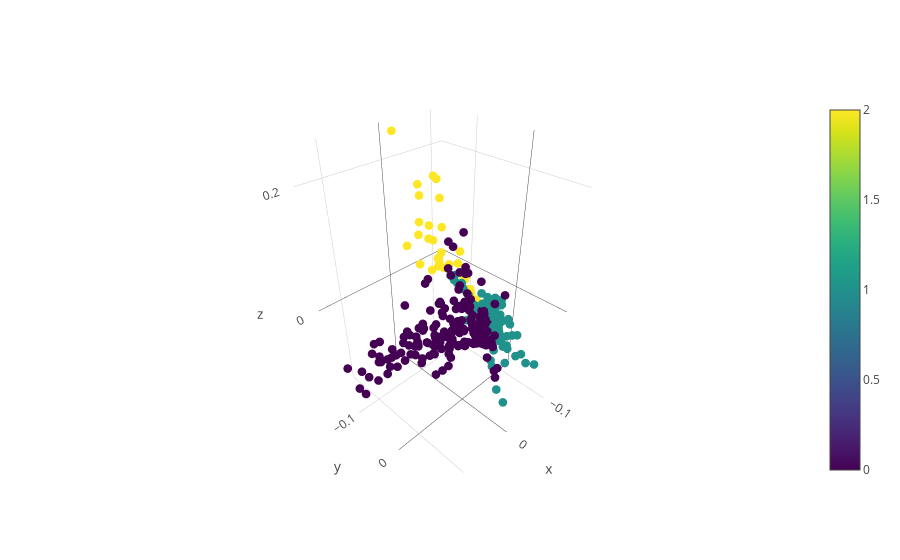

This figure's notebook cell:
### Code cell
iplot([go.Scatter3d(
    x = pack_stats_lle[:,0],
    y = pack_stats_lle[:,1],
    z = pack_stats_lle[:,2],
    text =  pack_stats.loc[:,"number"].values,
    mode = 'markers',
     marker=dict(
         color = pack_kmeans.points_cluster,
        colorscale='Viridis',
         showscale=True,
        size=3)
)])

### Figure 1 — Plotly figure (JSON) as saved in the notebook; plotly's stock layout.template omitted (floating-point values rounded to 4 significant figures; data arrays with more than 128 entries replaced by an {"elided": "..."} marker saying what was removed)
{"data": [{"marker": {"color": {"elided": "403 int values"}, "colorscale": "Viridis", "showscale": true, "size": 3}, "mode": "markers", "text": {"elided": "403 int values"}, "type": "scatter3d", "x": {"elided": "403 float values"}, "y": {"elided": "403 float values"}, "z": {"elided": "403 float values"}}], "layout": {}}
